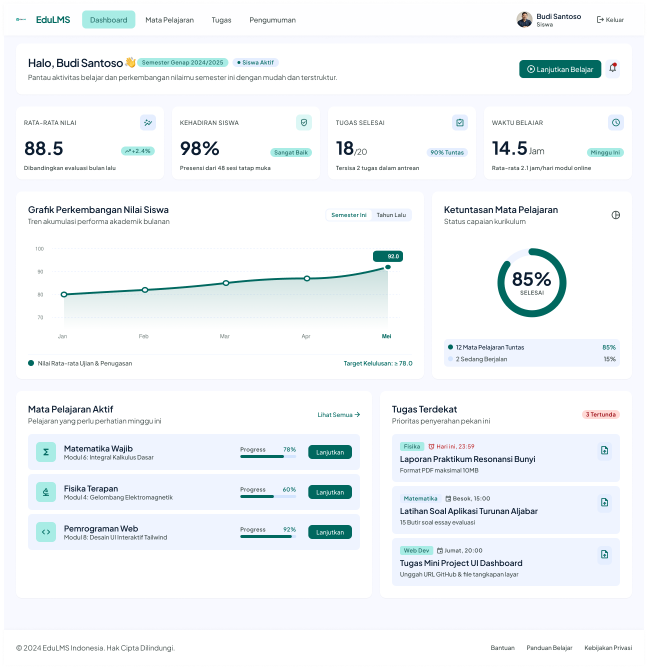
#> input picture EduLMS_UI/Dashboard dengan Grafik Perkembangan Belajar.png, 1296 x 1337 px (shown at 1/2 size)
$ python visual_compare.py
#> lines starting #> are read from the running program, lines starting #| are printed output that depends on the picture
"""Aligned visual comparison. Pixel/SSIM measures include content differences, never a fidelity percentage.
Only the decorative screenshot border is cropped; actual screenshots are never stretched.
"""
import argparse,json
from pathlib import Path
import numpy as np
from PIL import Image,ImageChops,ImageDraw
root=Path(__file__).resolve().parents[1]
refs={'index':'Dashboard dengan Grafik Perkembangan Belajar.png','mata_pelajaran':'Slide 1 - Mata Pelajaran.png','tugas':'Slide 2 - Tugas.png','pengumuman':'Slide 3 - Pengumuman.png','guru':'Dashboard Guru (Top Navbar).png','guru_kelas':'Slide Guru - Kelas & Mata Pelajaran.png','guru_penilaian':'Slide Guru - Penilaian Tugas.png','guru_presensi':'Slide Guru - Presensi Siswa.png','login':next(p.name for p in (root/'EduLMS_UI').glob('Html*.png'))}
parser=argparse.ArgumentParser();parser.add_argument('--label',default='actual');args=parser.parse_args()
folder=root/'docs/visual-diff'/args.label
results=[]
for name,filename in refs.items():
 source=Image.open(root/'EduLMS_UI'/filename).convert('RGB')
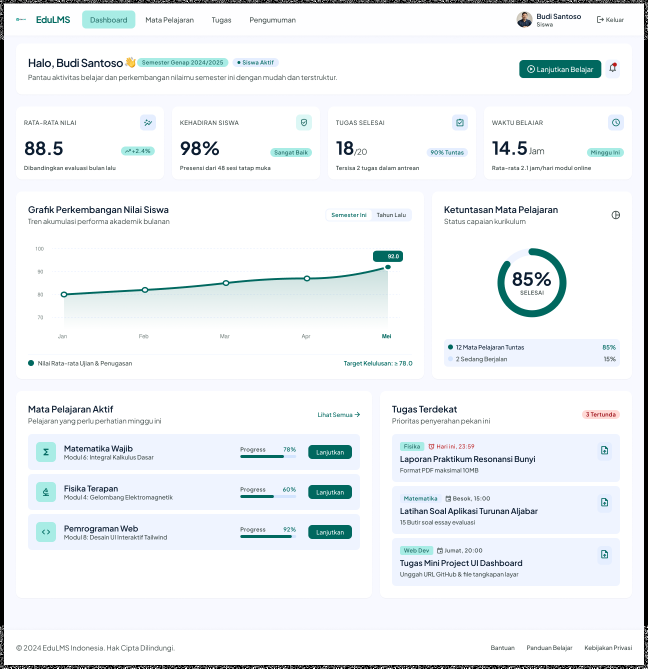
#> source: PIL image 1296x1337 RGB (shown at 1/2 size); mean R, G, B 236.7, 240.4, 243.1
 bounds=(16,18,1296,1043) if name=='login' else (8,7,1288,source.height-8)
#> bounds = (8, 7, 1288, 1329)
 ref=source.crop(bounds)
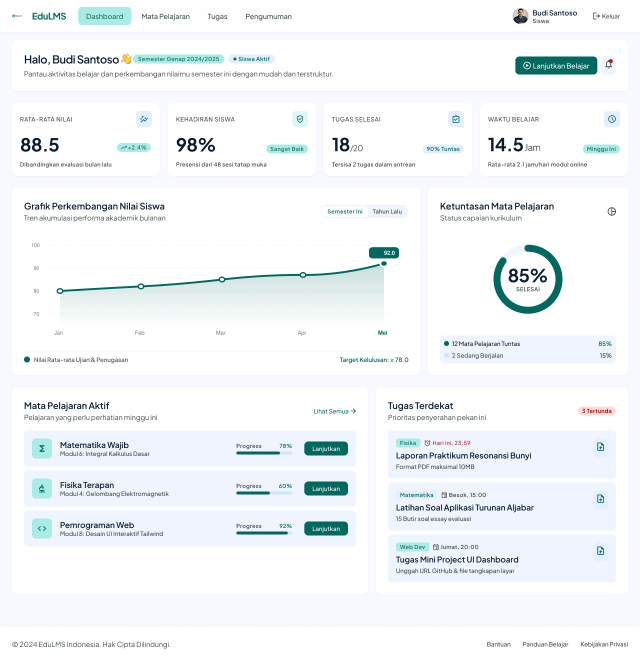
#> ref: PIL image 1280x1322 RGB (shown at 1/2 size); mean R, G, B 241.5, 245.2, 248
#> (the run stopped early here; a loop or call above may not have finished)
